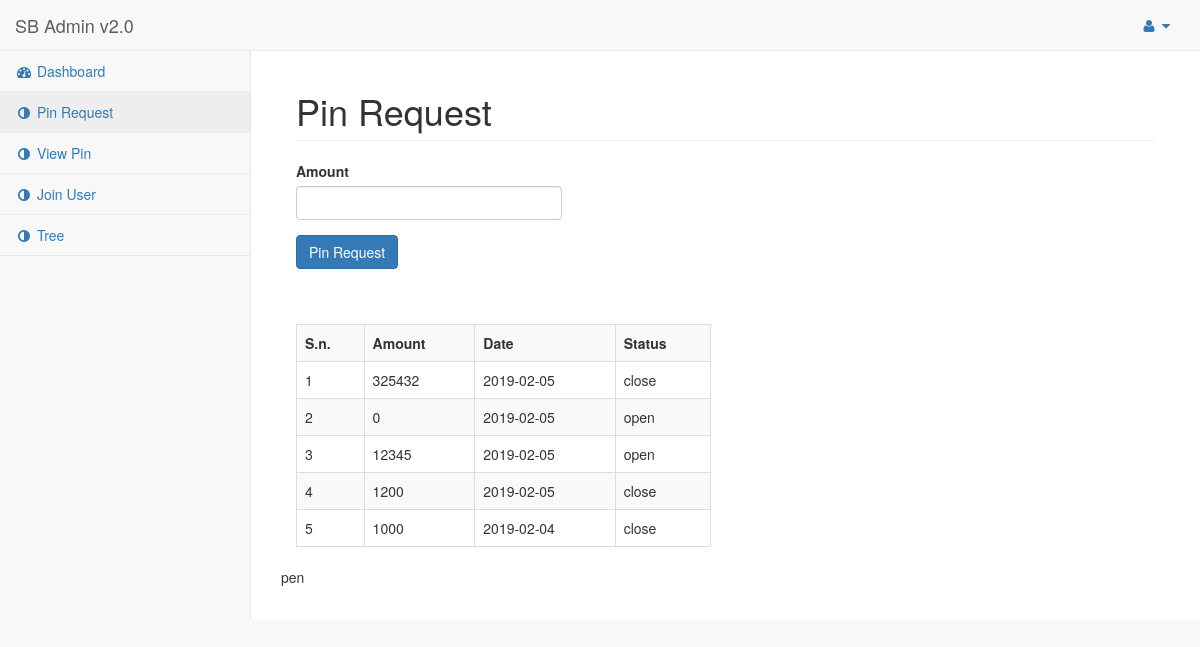
Page /web/mlm/pin-request.php (signed in) on the committed database.
### tables this page shows
CREATE TABLE `pin_request` (
  `id` int(11) NOT NULL,
  `email` varchar(50) NOT NULL,
  `amount` int(11) NOT NULL,
  `date` date NOT NULL,
  `status` enum('open','close') NOT NULL DEFAULT 'open'
);

### web/mlm/pin-request.php (the view, shortened to what this page needs)
<?php
require('php-includes/connect.php');
$email = $_SESSION['userid'];
?>
<!DOCTYPE html>
<html lang="en">
<head>
    <link href="vendor/bootstrap/css/bootstrap.min.css" rel="stylesheet">
    <link href="vendor/metisMenu/metisMenu.min.css" rel="stylesheet">
    <link href="dist/css/sb-admin-2.css" rel="stylesheet">
    <link href="vendor/font-awesome/css/font-awesome.min.css" rel="stylesheet" type="text/css">
</head>
<body>
    <div id="wrapper">
        <?php include('php-includes/menu.php'); ?>
        <div id="page-wrapper">
            <div class="container-fluid">
                <div class="row">
                    <div class="col-lg-12">
                        <h1 class="page-header">Pin Request</h1>
                    </div>
                </div>
                <div class="row">
                	<div class="col-lg-4">
                    	<form method="get">
                        	<div class="form-group">
                            	<label>Amount</label>
                                <input type="text" name="amount" class="form-control" required>
                            </div>
                            <div class="form-group">
                            	<input type="submit" name="pin_request" class="btn btn-primary" value="Pin Request">
                            </div>
                        </form>
                    </div>
                </div>
                <div class="row">
                	<div class="col-lg-6">
                    	<br><br>
                    	<table class="table table-bordered table-striped">
                        	<tr>
                            	<th>S.n.</th>
                                <th>Amount</th>
                                <th>Date</th>
                                <th>Status</th>
                            </tr>
                            <?php
							$i=1;
							$query = mysqli_query($con,"select * from pin_request where email='$email' order by id desc");
							if(mysqli_num_rows($query)>0){
								while($row=mysqli_fetch_array($query)){
									$amount = $row['amount'];
									$date = $row['date'];
									$status = $row['status'];
								?>
                                	<tr>
                                    	<td><?php echo $i; ?></td>
                                        <td><?php echo $amount; ?></td>
                                        <td><?php echo $date; ?></td>
                                        <td><?php echo $status; ?></td>
                                    </tr>
                                <?php
									$i++;
								}
							}
							else{
							?>
                            	<tr>
                                	<td colspan="4">You have no pin request yet.</td>
                                </tr>
                            <?php
							}
							?>
                        </table>
                    </div>
                </div>
            </div>
            <?php if($status=='open'){
                echo "open";
            }
            else{
                echo "pen";
            }
            ?>
        </div>
    </div>
</body>
</html>

### web/mlm/php-includes/menu.php (shortened to what this page needs)
<nav class="navbar navbar-default navbar-static-top" role="navigation" style="margin-bottom: 0">
            <div class="navbar-header">
                <a class="navbar-brand" href="index.html">SB Admin v2.0</a>
            </div>
            <ul class="nav navbar-top-links navbar-right">
                <li class="dropdown">
                    <a class="dropdown-toggle" data-toggle="dropdown" href="#">
                        <i class="fa fa-user fa-fw"></i> <i class="fa fa-caret-down"></i>
                    </a>
                </li>
            </ul>
            <div class="navbar-default sidebar" role="navigation">
                <div class="sidebar-nav navbar-collapse">
                    <ul class="nav" id="side-menu">
                        <li>
                            <a href="home"><i class="fa fa-dashboard fa-fw"></i> Dashboard</a>
                        </li>
                        <li>
                            <a href="pin-request.php"><i class="fa fa-adjust fa-fw"></i> Pin Request</a>
                        </li>
                        <li>
                            <a href="pin.php"><i class="fa fa-adjust fa-fw"></i> View Pin</a>
                        </li>
                        <li>
                            <a href="join.php"><i class="fa fa-adjust fa-fw"></i> Join User</a>
                        </li>
                        <li>
                            <a href="tree.php"><i class="fa fa-adjust fa-fw"></i> Tree</a>
                        </li>
                    </ul>
                </div>
            </div>
        </nav>

### rows in the picture
pin_request: amount "325432", date "2019-02-05", status "close"
pin_request: amount "0", date "2019-02-05", status "open"
pin_request: amount "12345", date "2019-02-05", status "open"
pin_request: amount "1200", date "2019-02-05", status "close"
pin_request: amount "1000", date "2019-02-04", status "close"
